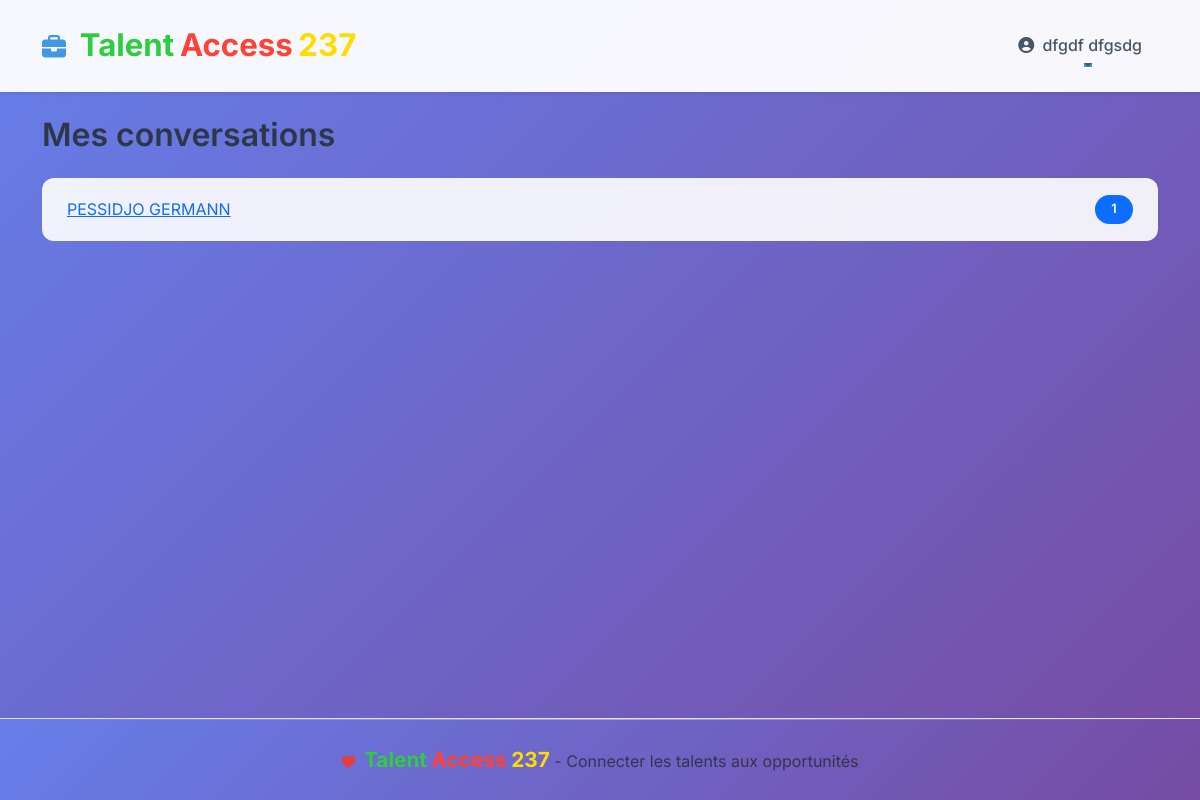
/messages/ (signed in), run on the app's committed database.
### users/models.py (models this page shows, shortened)
class Utilisateur(AbstractUser):
    class Statut(models.TextChoices):
        DIPLOME = 'DIPLOME', 'Diplômé'
        PME = 'PME', 'PME'
    email = models.EmailField(unique=True)
    date_inscription = models.DateTimeField(auto_now_add=True)
    statut = models.CharField(max_length=20, choices=Statut.choices)

### messagerie/models.py (models this page shows, shortened)
class Conversation(models.Model):
    participant1 = models.ForeignKey(
        Utilisateur,
        on_delete=models.CASCADE,
        related_name="conversations_as_participant1",
    )
    participant2 = models.ForeignKey(
        Utilisateur,
        on_delete=models.CASCADE,
        related_name="conversations_as_participant2",
    )
    class Meta:
        constraints = [
            models.UniqueConstraint(
                fields=["participant1", "participant2"], name="unique_conversation_pair"
            )
        ]
    def other_participant(self, user):
        if user == self.participant1:
            return self.participant2
        return self.participant1

### messagerie/views.py (the view)
# urls.py: path('', views.conversation_list, name='conversation_list'),
@login_required
def conversation_list(request):
    conversations_qs = Conversation.objects.filter(
        Q(participant1=request.user) | Q(participant2=request.user)
    )
    conversations = []
    for conv in conversations_qs:
        conv.other = conv.other_participant(request.user)
        conv.unread_count = Message.objects.filter(
            conversation=conv,
            sender=conv.other,
            is_read=False,
        ).count()
        conversations.append(conv)
    return render(
        request,
        "messagerie/conversation_list.html",
        {"conversations": conversations},
    )

### messagerie/context_processors.py (called while the page is built)
def unread_message_count(request):
    if request.user.is_authenticated:
        return {
            'unread_messages_count': (
                Message.objects.filter(
                    conversation__participant1=request.user,
                    is_read=False,
                )
                .exclude(sender=request.user)
                .count()
                + Message.objects.filter(
                    conversation__participant2=request.user,
                    is_read=False,
                )
                .exclude(sender=request.user)
                .count()
            )
        }
    return {}

### messagerie/templates/messagerie/conversation_list.html (shortened to what this page needs)
{% extends 'dashboard_base.html' %}
{% block content %}
<div class="container py-4">
    <h2 class="mb-4">Mes conversations</h2>
    {% if conversations %}
        <ul class="list-group">
        {% for conv in conversations %}
            <li class="list-group-item d-flex justify-content-between align-items-center">
                <a href="{% url 'conversation_detail' conv.other.id %}">
                    {{ conv.other.get_full_name|default:conv.other.email }}
                </a>
                {% if conv.unread_count %}
                    <span class="badge bg-primary rounded-pill">{{ conv.unread_count }}</span>
                {% endif %}
            </li>
        {% endfor %}
        </ul>
    {% else %}
        <p>Aucune conversation.</p>
    {% endif %}
</div>
{% endblock %}

### users/templates/dashboard_base.html (shortened to what this page needs)
<!DOCTYPE html>
<html lang="fr">
<head>
    {% load static %}
    <title>{% block title %}Talent Access 237{% endblock %}</title>    <link href="https://cdn.jsdelivr.net/npm/bootstrap@5.3.2/dist/css/bootstrap.min.css" rel="stylesheet">
    <link href="https://cdnjs.cloudflare.com/ajax/libs/font-awesome/6.4.0/css/all.min.css" rel="stylesheet">
    <link href="{% static 'css/style.css' %}" rel="stylesheet">
    <link href="{% static 'css/dashboard.css' %}" rel="stylesheet">
    <link href="{% static 'css/profile.css' %}" rel="stylesheet">
</head>
<body class="bg-light d-flex flex-column min-vh-100">
    <nav class="navbar navbar-expand-lg navbar-light bg-white shadow-sm">
        <div class="container">
            <a class="navbar-brand fw-bold talent-access-logo" href="{% url 'home' %}">
                <i class="fas fa-briefcase me-2"></i>
                <span class="vert">Talent</span> <span class="rouge">Access</span> <span class="jaune">237</span>
            </a>
            <div class="collapse navbar-collapse" id="navbarNav">
                <ul class="navbar-nav ms-auto">
                    {% if user.is_authenticated %}
                        <li class="nav-item dropdown">
                            <a class="nav-link dropdown-toggle" href="#" role="button" data-bs-toggle="dropdown" aria-expanded="false">
                                <i class="fas fa-user-circle me-1"></i>
                                {{ user.get_full_name|default:user.email }}
                            </a>
                        </li>
                    {% endif %}
                </ul>
            </div>
        </div>
    </nav>
    <main class="flex-fill">
        {% block content %}{% endblock %}
    </main>
    <footer class="footer bg-white text-center py-4 mt-auto border-top">
        <div class="container">
            <div class="row">
                <div class="col-md-12">
                    <p class="text-muted mb-0 talent-access-logo">
                        <i class="fas fa-heart text-danger me-1"></i>
                        <span class="vert">Talent</span> <span class="rouge">Access</span> <span class="jaune">237</span> - Connecter les talents aux opportunités
                    </p>
                </div>
            </div>
        </div>
    </footer>
</body>
</html>

### users/static/css/style.css (style rules this page uses)
body { font-family: 'Inter', -apple-system, BlinkMacSystemFont, 'Segoe UI', Roboto, sans-serif; background: linear-gradient(135deg, #667eea 0%, #764ba2 100%); background-attachment: fixed; color: #333; line-height: 1.6; }
h1, h2, h3, h4, h5, h6 { font-weight: 600; color: #2d3748; margin-bottom: 1rem; }
.navbar { padding: 1rem 0; background: rgba(255, 255, 255, 0.95) !important; backdrop-filter: blur(10px); box-shadow: 0 2px 20px rgba(0, 0, 0, 0.1); transition: all 0.3s ease; }
.navbar-brand { font-weight: 700; font-size: 1.5rem; color: #4299e1 !important; text-decoration: none; transition: color 0.3s ease; }
.navbar-nav .nav-link { color: #4a5568 !important; margin-left: 1rem; font-weight: 500; padding: 0.5rem 1rem !important; border-radius: 0.5rem; transition: all 0.3s ease; position: relative; }
.navbar-nav .nav-link::after { content: ''; position: absolute; width: 0; height: 2px; bottom: 0; left: 50%; background-color: #4299e1; transition: all 0.3s ease; }
.footer { background: linear-gradient(135deg, #667eea 0%, #764ba2 100%); color: white; text-align: center; padding: 2rem 0; margin-top: 3rem; position: relative; overflow: hidden; }
.footer::before { content: ''; position: absolute; top: 0; left: 0; right: 0; height: 1px; background: linear-gradient(90deg, transparent, rgba(255, 255, 255, 0.4), transparent); }
.text-danger { color: #e53e3e !important; font-size: 0.875rem; margin-top: 0.25rem; }
.list-group-item { border: 1px solid rgba(255, 255, 255, 0.2); background: rgba(255, 255, 255, 0.9); backdrop-filter: blur(10px); margin-bottom: 0.5rem; border-radius: 0.75rem !important; padding: 1rem 1.5rem; transition: all 0.3s ease; }
.list-group-item:first-child { border-top-left-radius: 0.75rem !important; border-top-right-radius: 0.75rem !important; }
.list-group-item:last-child { border-bottom-left-radius: 0.75rem !important; border-bottom-right-radius: 0.75rem !important; }
.badge { font-size: 0.8rem; padding: 0.5rem 1rem; border-radius: 2rem; font-weight: 600; letter-spacing: 0.025em; }
.container { animation: fadeIn 0.8s ease-out; }

### users/templates/dashboard_base.html (style rules this page uses)
.talent-access-logo span { font-weight: bold; font-size: 1.3em; }
.talent-access-logo .vert { color: #2ecc40; }
.talent-access-logo .rouge { color: #ff4136; }
.talent-access-logo .jaune { color: #ffdc00; }

### data on the page
Utilisateur: get_full_name "dfgdf dfgsdg"
Conversation: other.get_full_name "PESSIDJO GERMANN", unread_count "1"
